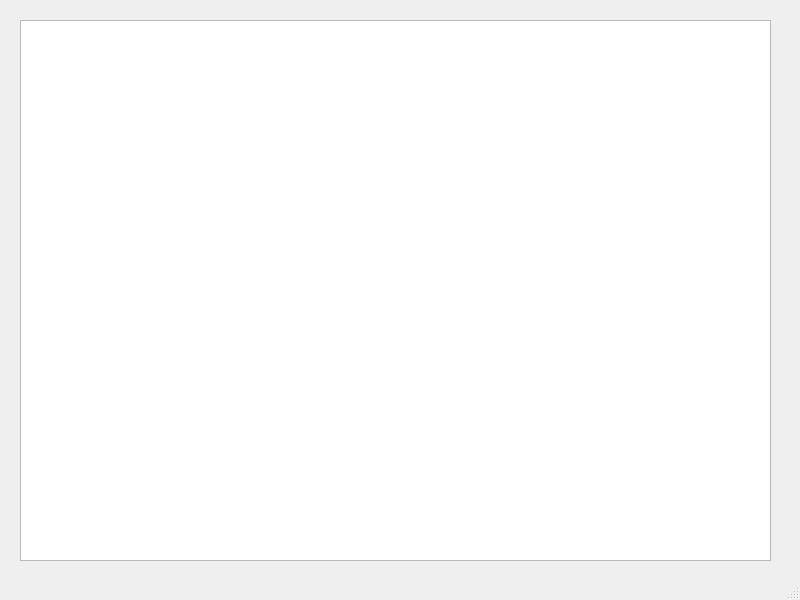
<?xml version="1.0" encoding="UTF-8"?>
<ui version="4.0">
 <class>MainWindow</class>
 <widget class="QMainWindow" name="MainWindow">
  <property name="geometry">
   <rect>
    <x>0</x>
    <y>0</y>
    <width>800</width>
    <height>600</height>
   </rect>
  </property>
  <property name="windowTitle">
   <string>MainWindow</string>
  </property>
  <widget class="QWidget" name="centralwidget">
   <widget class="QGraphicsView" name="graphicsView">
    <property name="geometry">
     <rect>
      <x>20</x>
      <y>20</y>
      <width>751</width>
      <height>541</height>
     </rect>
    </property>
   </widget>
  </widget>
  <widget class="QMenuBar" name="menubar">
   <property name="geometry">
    <rect>
     <x>0</x>
     <y>0</y>
     <width>800</width>
     <height>21</height>
    </rect>
   </property>
  </widget>
  <widget class="QStatusBar" name="statusbar"/>
 </widget>
 <resources/>
 <connections/>
</ui>
